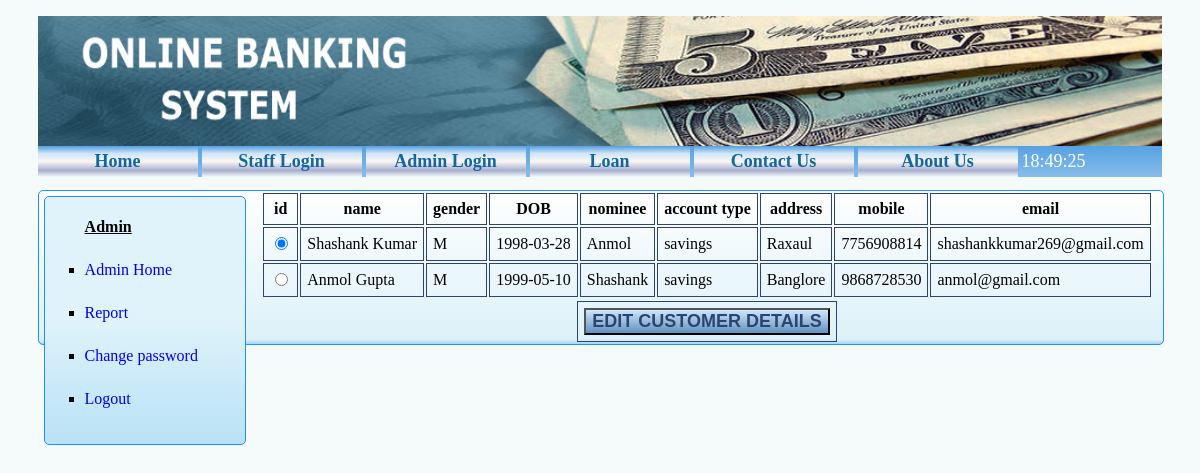
The page /display_customer.php (signed in) on the database its author committed.
### tables this page shows
CREATE TABLE `customer` (
  `id` int(5) NOT NULL,
  `name` varchar(255) NOT NULL,
  `gender` char(1) NOT NULL,
  `dob` date NOT NULL,
  `nominee` varchar(255) NOT NULL,
  `account` varchar(255) NOT NULL,
  `address` varchar(255) NOT NULL,
  `mobile` varchar(11) NOT NULL,
  `email` varchar(255) NOT NULL,
  `password` varchar(255) NOT NULL,
  `branch` varchar(255) NOT NULL,
  `ifsc` varchar(255) NOT NULL,
  `lastlogin` datetime NOT NULL,
  `accstatus` varchar(255) NOT NULL
);

### display_customer.php (the view, shortened to what this page needs)
<!DOCTYPE html>
<?php
include 'conn/dbconn.php';
$sql="SELECT * FROM `customer`";
$result=  $conn->query($sql) or die(mysql_error());
$sql_min="SELECT MIN(id) from customer";
$result_min=  $conn->query($sql_min);
$rws_min=  mysqli_fetch_array($result_min);
?>
<html>
    <head>
        <link rel="stylesheet" type="text/css" href="css/newcss.css"/>
    </head>
    <?php include 'header.php'?>
                <div class="displaycustomer_content">
                    <?php include 'admin_navbar.php'?>
                <form action="editcustomer.php" method="POST">
                    <table align="center">
                        <th>id</th>
                        <th>name</th>
                        <th>gender</th>
                        <th>DOB</th>
                        <th>nominee</th>
                        <th>account type</th>
                        <th>address</th>
                        <th>mobile</th>
                        <th>email</th>
                        <?php
                        while($rws=  mysqli_fetch_array($result)){
                            echo "<tr><td><input type='radio' name='customer_id' value=".$rws[0];
                            if($rws[0]==$rws_min[0]) echo' checked';
                            echo " /></td>";
                            echo "<td>".$rws[1]."</td>";
                            echo "<td>".$rws[2]."</td>";
                            echo "<td>".$rws[3]."</td>";
                            echo "<td>".$rws[4]."</td>";
                            echo "<td>".$rws[5]."</td>";
                            echo "<td>".$rws[6]."</td>";
                            echo "<td>".$rws[7]."</td>";
                            echo "<td>".$rws[8]."</td>";
                            echo "</tr>";
                        }
                        ?>
                    </table>
                    <table align="center">
                        <tr>
                            <td>
                                <input type="submit" name="submit_id" value="EDIT CUSTOMER DETAILS" class='addstaff_button'/>
                            </td>
                        </tr>
                    </table>
                </form>
                </div>
    </body>
</html>

### css/newcss.css (style rules this page uses)
body { background-color:#F9F6F4; background-color:#F5FAFA; font-family:verdana; }
.addstaff_button { background: linear-gradient(to bottom, rgba(207,231,250,1) 0%,rgba(99,147,193,1) 98%,rgba(99,147,193,1) 100%); font-size:18px; color:#2E4372; font-weight: bold; cursor:pointer; }
.displaycustomer_content { height:100%; width:100%; border:1px solid dodgerblue; border-radius:5px; background: linear-gradient(to bottom, rgba(254,255,255,1) 0%,rgba(221,241,249,1) 97%,rgba(160,216,239,1) 100%); }

### display_customer.php (style rules this page uses)
.displaystaff_content table,th,td { padding:6px; border: 1px solid #2E4372; border-collapse: collapse; }

### rows shown on the page
customer: customer_id "☑", name "Shashank Kumar", gender "M", dob "1998-03-28", nominee "Anmol", account "savings", address "Raxaul", mobile "7756908814", email "shashankkumar269@gmail.com"
customer: name "Anmol Gupta", gender "M", dob "1999-05-10", nominee "Shashank", account "savings", address "Banglore", mobile "9868728530", email "anmol@gmail.com"
